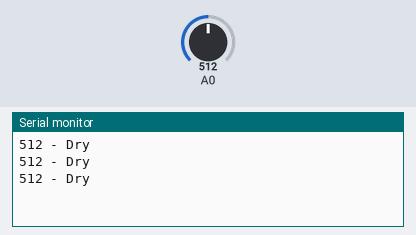
Bench run of a sketch on a simulated Arduino Uno, built with avr-gcc and run on an emulated ATmega328P. On the bench: the last lines printed to the serial monitor. The inputs (shaded band) are chosen by the test bench; at power-on: A0 = 512.

Above: at 1.3 s.
1.4 s: A0 set to 268
At 1.9 s:
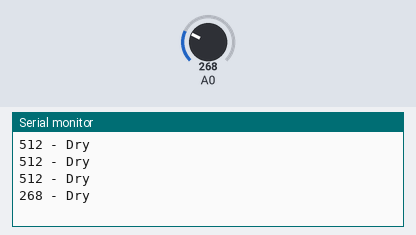
2.9 s: A0 set to 234
At 3.4 s:
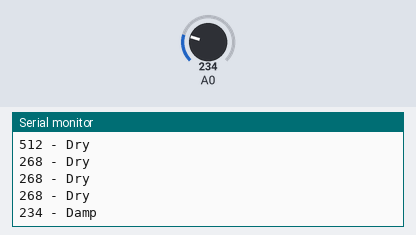
5.0 s: A0 set to 216
At 5.4 s:
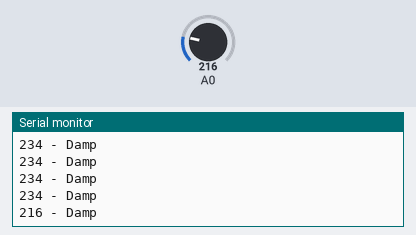
6.5 s: A0 set to 185
At 6.9 s:
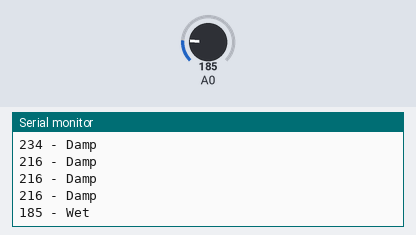

Measured:
- the behaviour switches between 250 and 249 on A0 (found by bisection; images 1 and 2)
- the behaviour switches between 200 and 199 on A0 (found by bisection; images 3 and 4)
- after the input at 1.4 s, the serial monitor: prints a new line after 0.10 s (image 1)
- after the input at 2.9 s, the serial monitor: prints a new line after 0.10 s (image 2)
- after the input at 5.0 s, the serial monitor: prints a new line at once (image 3)
- after the input at 6.5 s, the serial monitor: prints a new line at once (image 4)

The sketch:

soil_sensor.ino
```cpp
void setup()
{
  Serial.begin(9600);
  pinMode(A0, INPUT);
}

void loop()
{
  int SensorValue = analogRead(A0); //take a sample
  Serial.print(SensorValue); Serial.print(" - ");

  if(SensorValue >= 1000) {
   Serial.println("Sensor is not in the Soil or DISCONNECTED");
  }
  if(SensorValue < 1000 && SensorValue >= 250) {
   Serial.println("Dry");
  }
  if(SensorValue < 250 && SensorValue >= 200) {
   Serial.println("Damp");
  }
  if(SensorValue < 200) {
   Serial.println("Wet");
  }
  delay(500);
}
```
